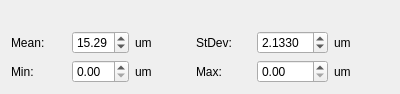
<?xml version="1.0" encoding="UTF-8"?>
<ui version="4.0">
 <class>Form</class>
 <widget class="QWidget" name="Form">
  <property name="geometry">
   <rect>
    <x>0</x>
    <y>0</y>
    <width>400</width>
    <height>83</height>
   </rect>
  </property>
  <property name="windowTitle">
   <string>Form</string>
  </property>
  <layout class="QGridLayout" name="gridLayout">
   <item row="2" column="1">
    <widget class="QDoubleSpinBox" name="min_double_spin_box"/>
   </item>
   <item row="1" column="2">
    <widget class="QLabel" name="label_2">
     <property name="text">
      <string>um</string>
     </property>
    </widget>
   </item>
   <item row="1" column="5">
    <widget class="QLabel" name="label_4">
     <property name="text">
      <string>um</string>
     </property>
    </widget>
   </item>
   <item row="2" column="4">
    <widget class="QDoubleSpinBox" name="max_double_spin_box"/>
   </item>
   <item row="1" column="4">
    <widget class="QDoubleSpinBox" name="stdev_spinbox">
     <property name="decimals">
      <number>4</number>
     </property>
     <property name="value">
      <double>2.133000000000000</double>
     </property>
    </widget>
   </item>
   <item row="2" column="5">
    <widget class="QLabel" name="label_8">
     <property name="text">
      <string>um</string>
     </property>
    </widget>
   </item>
   <item row="1" column="1">
    <widget class="QDoubleSpinBox" name="mean_spinbox">
     <property name="value">
      <double>15.289999999999999</double>
     </property>
    </widget>
   </item>
   <item row="1" column="0">
    <widget class="QLabel" name="label">
     <property name="text">
      <string>Mean:</string>
     </property>
    </widget>
   </item>
   <item row="2" column="2">
    <widget class="QLabel" name="label_7">
     <property name="text">
      <string>um</string>
     </property>
    </widget>
   </item>
   <item row="2" column="0">
    <widget class="QLabel" name="label_5">
     <property name="text">
      <string>Min:</string>
     </property>
    </widget>
   </item>
   <item row="2" column="3">
    <widget class="QLabel" name="label_6">
     <property name="text">
      <string>Max:</string>
     </property>
    </widget>
   </item>
   <item row="1" column="3">
    <widget class="QLabel" name="label_3">
     <property name="text">
      <string>StDev:</string>
     </property>
    </widget>
   </item>
   <item row="0" column="0" colspan="6">
    <widget class="QLabel" name="type_label">
     <property name="text">
      <string/>
     </property>
    </widget>
   </item>
  </layout>
 </widget>
 <resources/>
 <connections/>
</ui>
